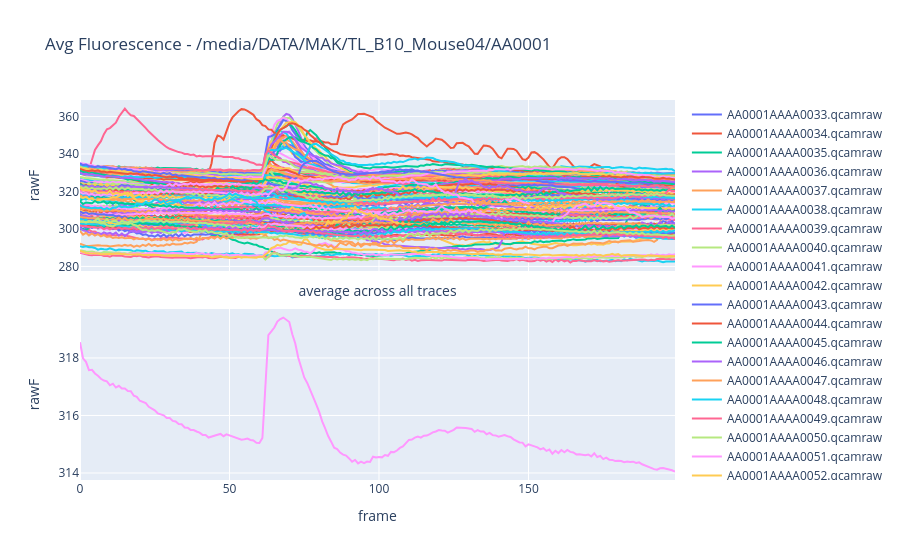

The cell this chart's notebook holds for it:
### Markdown cell above
## 4. Overview plots (without ROI)

### Code cell
# rough first view of average across all traces
e0.plot_average_fluorescence()

### Figure 1 — Plotly figure (JSON) as saved in the notebook; plotly's stock layout.template omitted (floating-point values rounded to 4 significant figures; data arrays with more than 128 entries replaced by an {"elided": "..."} marker saying what was removed)
{"data": [{"name": "AA0001AAAA0033.qcamraw", "type": "scatter", "xaxis": "x", "y": {"elided": "200 float values"}, "yaxis": "y"}, {"name": "AA0001AAAA0034.qcamraw", "type": "scatter", "xaxis": "x", "y": {"elided": "200 float values"}, "yaxis": "y"}, {"name": "AA0001AAAA0035.qcamraw", "type": "scatter", "xaxis": "x", "y": {"elided": "200 float values"}, "yaxis": "y"}, {"name": "AA0001AAAA0036.qcamraw", "type": "scatter", "xaxis": "x", "y": {"elided": "200 float values"}, "yaxis": "y"}, {"name": "AA0001AAAA0037.qcamraw", "type": "scatter", "xaxis": "x", "y": {"elided": "200 float values"}, "yaxis": "y"}, {"name": "AA0001AAAA0038.qcamraw", "type": "scatter", "xaxis": "x", "y": {"elided": "200 float values"}, "yaxis": "y"}, {"name": "AA0001AAAA0039.qcamraw", "type": "scatter", "xaxis": "x", "y": {"elided": "200 float values"}, "yaxis": "y"}, {"name": "AA0001AAAA0040.qcamraw", "type": "scatter", "xaxis": "x", "y": {"elided": "200 float values"}, "yaxis": "y"}, {"name": "AA0001AAAA0041.qcamraw", "type": "scatter", "xaxis": "x", "y": {"elided": "200 float values"}, "yaxis": "y"}, {"name": "AA0001AAAA0042.qcamraw", "type": "scatter", "xaxis": "x", "y": {"elided": "200 float values"}, "yaxis": "y"}, {"name": "AA0001AAAA0043.qcamraw", "type": "scatter", "xaxis": "x", "y": {"elided": "200 float values"}, "yaxis": "y"}, {"name": "AA0001AAAA0044.qcamraw", "type": "scatter", "xaxis": "x", "y": {"elided": "200 float values"}, "yaxis": "y"}, {"name": "AA0001AAAA0045.qcamraw", "type": "scatter", "xaxis": "x", "y": {"elided": "200 float values"}, "yaxis": "y"}, {"name": "AA0001AAAA0046.qcamraw", "type": "scatter", "xaxis": "x", "y": {"elided": "200 float values"}, "yaxis": "y"}, {"name": "AA0001AAAA0047.qcamraw", "type": "scatter", "xaxis": "x", "y": {"elided": "200 float values"}, "yaxis": "y"}, {"name": "AA0001AAAA0048.qcamraw", "type": "scatter", "xaxis": "x", "y": {"elided": "200 float values"}, "yaxis": "y"}, {"name": "AA0001AAAA0049.qcamraw", "type": "scatter", "xaxis": "x", "y": {"elided": "200 float values"}, "yaxis": "y"}, {"name": "AA0001AAAA0050.qcamraw", "type": "scatter", "xaxis": "x", "y": {"elided": "200 float values"}, "yaxis": "y"}, {"name": "AA0001AAAA0051.qcamraw", "type": "scatter", "xaxis": "x", "y": {"elided": "200 float values"}, "yaxis": "y"}, {"name": "AA0001AAAA0052.qcamraw", "type": "scatter", "xaxis": "x", "y": {"elided": "200 float values"}, "yaxis": "y"}, {"name": "AA0001AAAA0053.qcamraw", "type": "scatter", "xaxis": "x", "y": {"elided": "200 float values"}, "yaxis": "y"}, {"name": "AA0001AAAA0054.qcamraw", "type": "scatter", "xaxis": "x", "y": {"elided": "200 float values"}, "yaxis": "y"}, {"name": "AA0001AAAA0055.qcamraw", "type": "scatter", "xaxis": "x", "y": {"elided": "200 float values"}, "yaxis": "y"}, {"name": "AA0001AAAA0056.qcamraw", "type": "scatter", "xaxis": "x", "y": {"elided": "200 float values"}, "yaxis": "y"}, {"name": "AA0001AAAA0057.qcamraw", "type": "scatter", "xaxis": "x", "y": {"elided": "200 float values"}, "yaxis": "y"}, {"name": "AA0001AAAA0058.qcamraw", "type": "scatter", "xaxis": "x", "y": {"elided": "200 float values"}, "yaxis": "y"}, {"name": "AA0001AAAA0059.qcamraw", "type": "scatter", "xaxis": "x", "y": {"elided": "200 float values"}, "yaxis": "y"}, {"name": "AA0001AAAA0060.qcamraw", "type": "scatter", "xaxis": "x", "y": {"elided": "200 float values"}, "yaxis": "y"}, {"name": "AA0001AAAA0061.qcamraw", "type": "scatter", "xaxis": "x", "y": {"elided": "200 float values"}, "yaxis": "y"}, {"name": "AA0001AAAA0062.qcamraw", "type": "scatter", "xaxis": "x", "y": {"elided": "200 float values"}, "yaxis": "y"}, {"name": "AA0001AAAA0063.qcamraw", "type": "scatter", "xaxis": "x", "y": {"elided": "200 float values"}, "yaxis": "y"}, {"name": "AA0001AAAA0064.qcamraw", "type": "scatter", "xaxis": "x", "y": {"elided": "200 float values"}, "yaxis": "y"}, {"name": "AA0001AAAA0065.qcamraw", "type": "scatter", "xaxis": "x", "y": {"elided": "200 float values"}, "yaxis": "y"}, {"name": "AA0001AAAA0066.qcamraw", "type": "scatter", "xaxis": "x", "y": {"elided": "200 float values"}, "yaxis": "y"}, {"name": "AA0001AAAA0067.qcamraw", "type": "scatter", "xaxis": "x", "y": {"elided": "200 float values"}, "yaxis": "y"}, {"name": "AA0001AAAA0068.qcamraw", "type": "scatter", "xaxis": "x", "y": {"elided": "200 float values"}, "yaxis": "y"}, {"name": "AA0001AAAA0069.qcamraw", "type": "scatter", "xaxis": "x", "y": {"elided": "200 float values"}, "yaxis": "y"}, {"name": "AA0001AAAA0070.qcamraw", "type": "scatter", "xaxis": "x", "y": {"elided": "200 float values"}, "yaxis": "y"}, {"name": "AA0001AAAA0071.qcamraw", "type": "scatter", "xaxis": "x", "y": {"elided": "200 float values"}, "yaxis": "y"}, {"name": "AA0001AAAA0072.qcamraw", "type": "scatter", "xaxis": "x", "y": {"elided": "200 float values"}, "yaxis": "y"}, {"name": "AA0001AAAA0073.qcamraw", "type": "scatter", "xaxis": "x", "y": {"elided": "200 float values"}, "yaxis": "y"}, {"name": "AA0001AAAA0074.qcamraw", "type": "scatter", "xaxis": "x", "y": {"elided": "200 float values"}, "yaxis": "y"}, {"name": "AA0001AAAA0075.qcamraw", "type": "scatter", "xaxis": "x", "y": {"elided": "200 float values"}, "yaxis": "y"}, {"name": "AA0001AAAA0076.qcamraw", "type": "scatter", "xaxis": "x", "y": {"elided": "200 float values"}, "yaxis": "y"}, {"name": "AA0001AAAA0077.qcamraw", "type": "scatter", "xaxis": "x", "y": {"elided": "200 float values"}, "yaxis": "y"}, {"name": "AA0001AAAA0078.qcamraw", "type": "scatter", "xaxis": "x", "y": {"elided": "200 float values"}, "yaxis": "y"}, {"name": "AA0001AAAA0079.qcamraw", "type": "scatter", "xaxis": "x", "y": {"elided": "200 float values"}, "yaxis": "y"}, {"name": "AA0001AAAA0080.qcamraw", "type": "scatter", "xaxis": "x", "y": {"elided": "200 float values"}, "yaxis": "y"}, {"name": "AA0001AAAA0081.qcamraw", "type": "scatter", "xaxis": "x", "y": {"elided": "200 float values"}, "yaxis": "y"}, {"name": "AA0001AAAA0082.qcamraw", "type": "scatter", "xaxis": "x", "y": {"elided": "200 float values"}, "yaxis": "y"}, {"name": "AA0001AAAA0083.qcamraw", "type": "scatter", "xaxis": "x", "y": {"elided": "200 float values"}, "yaxis": "y"}, {"name": "AA0001AAAA0084.qcamraw", "type": "scatter", "xaxis": "x", "y": {"elided": "200 float values"}, "yaxis": "y"}, {"name": "AA0001AAAA0085.qcamraw", "type": "scatter", "xaxis": "x", "y": {"elided": "200 float values"}, "yaxis": "y"}, {"name": "AA0001AAAA0086.qcamraw", "type": "scatter", "xaxis": "x", "y": {"elided": "200 float values"}, "yaxis": "y"}, {"name": "AA0001AAAA0087.qcamraw", "type": "scatter", "xaxis": "x", "y": {"elided": "200 float values"}, "yaxis": "y"}, {"name": "AA0001AAAA0088.qcamraw", "type": "scatter", "xaxis": "x", "y": {"elided": "200 float values"}, "yaxis": "y"}, {"name": "AA0001AAAA0089.qcamraw", "type": "scatter", "xaxis": "x", "y": {"elided": "200 float values"}, "yaxis": "y"}, {"name": "AA0001AAAA0090.qcamraw", "type": "scatter", "xaxis": "x", "y": {"elided": "200 float values"}, "yaxis": "y"}, {"name": "AA0001AAAA0091.qcamraw", "type": "scatter", "xaxis": "x", "y": {"elided": "200 float values"}, "yaxis": "y"}, {"name": "AA0001AAAA0092.qcamraw", "type": "scatter", "xaxis": "x", "y": {"elided": "200 float values"}, "yaxis": "y"}, {"name": "AA0001AAAA0093.qcamraw", "type": "scatter", "xaxis": "x", "y": {"elided": "200 float values"}, "yaxis": "y"}, {"name": "AA0001AAAA0094.qcamraw", "type": "scatter", "xaxis": "x", "y": {"elided": "200 float values"}, "yaxis": "y"}, {"name": "AA0001AAAA0095.qcamraw", "type": "scatter", "xaxis": "x", "y": {"elided": "200 float values"}, "yaxis": "y"}, {"name": "AA0001AAAA0096.qcamraw", "type": "scatter", "xaxis": "x", "y": {"elided": "200 float values"}, "yaxis": "y"}, {"name": "AA0001AAAA0097.qcamraw", "type": "scatter", "xaxis": "x", "y": {"elided": "200 float values"}, "yaxis": "y"}, {"name": "AA0001AAAA0098.qcamraw", "type": "scatter", "xaxis": "x", "y": {"elided": "200 float values"}, "yaxis": "y"}, {"name": "AA0001AAAA0099.qcamraw", "type": "scatter", "xaxis": "x", "y": {"elided": "200 float values"}, "yaxis": "y"}, {"name": "AA0001AAAA0100.qcamraw", "type": "scatter", "xaxis": "x", "y": {"elided": "200 float values"}, "yaxis": "y"}, {"name": "AA0001AAAA0101.qcamraw", "type": "scatter", "xaxis": "x", "y": {"elided": "200 float values"}, "yaxis": "y"}, {"name": "AA0001AAAA0102.qcamraw", "type": "scatter", "xaxis": "x", "y": {"elided": "200 float values"}, "yaxis": "y"}, {"name": "AA0001AZXA0122.qcamraw", "type": "scatter", "xaxis": "x", "y": {"elided": "200 float values"}, "yaxis": "y"}, {"name": "AA0001AZXA0123.qcamraw", "type": "scatter", "xaxis": "x", "y": {"elided": "200 float values"}, "yaxis": "y"}, {"name": "AA0001AZXA0124.qcamraw", "type": "scatter", "xaxis": "x", "y": {"elided": "200 float values"}, "yaxis": "y"}, {"name": "AA0001AZXA0125.qcamraw", "type": "scatter", "xaxis": "x", "y": {"elided": "200 float values"}, "yaxis": "y"}, {"name": "AA0001AZXA0126.qcamraw", "type": "scatter", "xaxis": "x", "y": {"elided": "200 float values"}, "yaxis": "y"}, {"name": "AA0001AZXA0127.qcamraw", "type": "scatter", "xaxis": "x", "y": {"elided": "200 float values"}, "yaxis": "y"}, {"name": "AA0001AZXA0128.qcamraw", "type": "scatter", "xaxis": "x", "y": {"elided": "200 float values"}, "yaxis": "y"}, {"name": "AA0001AZXA0129.qcamraw", "type": "scatter", "xaxis": "x", "y": {"elided": "200 float values"}, "yaxis": "y"}, {"name": "AA0001AZXA0130.qcamraw", "type": "scatter", "xaxis": "x", "y": {"elided": "200 float values"}, "yaxis": "y"}, {"name": "AA0001AZXA0131.qcamraw", "type": "scatter", "xaxis": "x", "y": {"elided": "200 float values"}, "yaxis": "y"}, {"name": "AA0001AZXA0132.qcamraw", "type": "scatter", "xaxis": "x", "y": {"elided": "200 float values"}, "yaxis": "y"}, {"name": "AA0001AZXA0133.qcamraw", "type": "scatter", "xaxis": "x", "y": {"elided": "200 float values"}, "yaxis": "y"}, {"name": "AA0001AZXA0134.qcamraw", "type": "scatter", "xaxis": "x", "y": {"elided": "200 float values"}, "yaxis": "y"}, {"name": "AA0001AZXA0135.qcamraw", "type": "scatter", "xaxis": "x", "y": {"elided": "200 float values"}, "yaxis": "y"}, {"name": "AA0001AZXA0136.qcamraw", "type": "scatter", "xaxis": "x", "y": {"elided": "200 float values"}, "yaxis": "y"}, {"name": "AA0001AZXA0137.qcamraw", "type": "scatter", "xaxis": "x", "y": {"elided": "200 float values"}, "yaxis": "y"}, {"name": "AA0001AZXA0138.qcamraw", "type": "scatter", "xaxis": "x", "y": {"elided": "200 float values"}, "yaxis": "y"}, {"name": "AA0001AZXA0139.qcamraw", "type": "scatter", "xaxis": "x", "y": {"elided": "200 float values"}, "yaxis": "y"}, {"name": "AA0001AZXA0140.qcamraw", "type": "scatter", "xaxis": "x", "y": {"elided": "200 float values"}, "yaxis": "y"}, {"name": "AA0001AZXA0141.qcamraw", "type": "scatter", "xaxis": "x", "y": {"elided": "200 float values"}, "yaxis": "y"}, {"name": "AA0001AZXA0142.qcamraw", "type": "scatter", "xaxis": "x", "y": {"elided": "200 float values"}, "yaxis": "y"}, {"name": "AA0001AZXA0143.qcamraw", "type": "scatter", "xaxis": "x", "y": {"elided": "200 float values"}, "yaxis": "y"}, {"name": "AA0001AZXA0144.qcamraw", "type": "scatter", "xaxis": "x", "y": {"elided": "200 float values"}, "yaxis": "y"}, {"name": "AA0001AZXA0145.qcamraw", "type": "scatter", "xaxis": "x", "y": {"elided": "200 float values"}, "yaxis": "y"}, {"name": "AA0001AZXA0146.qcamraw", "type": "scatter", "xaxis": "x", "y": {"elided": "200 float values"}, "yaxis": "y"}, {"name": "AA0001AZXA0147.qcamraw", "type": "scatter", "xaxis": "x", "y": {"elided": "200 float values"}, "yaxis": "y"}, {"name": "AA0001AZXA0148.qcamraw", "type": "scatter", "xaxis": "x", "y": {"elided": "200 float values"}, "yaxis": "y"}, {"name": "AA0001AZXA0149.qcamraw", "type": "scatter", "xaxis": "x", "y": {"elided": "200 float values"}, "yaxis": "y"}, {"name": "AA0001AZXA0150.qcamraw", "type": "scatter", "xaxis": "x", "y": {"elided": "200 float values"}, "yaxis": "y"}, {"name": "AA0001AZXA0151.qcamraw", "type": "scatter", "xaxis": "x", "y": {"elided": "200 float values"}, "yaxis": "y"}, {"name": "AA0001AZXA0152.qcamraw", "type": "scatter", "xaxis": "x", "y": {"elided": "200 float values"}, "yaxis": "y"}, {"name": "AA0001AZXA0153.qcamraw", "type": "scatter", "xaxis": "x", "y": {"elided": "200 float values"}, "yaxis": "y"}, {"name": "AA0001AZXA0154.qcamraw", "type": "scatter", "xaxis": "x", "y": {"elided": "200 float values"}, "yaxis": "y"}, {"name": "AA0001AZXA0155.qcamraw", "type": "scatter", "xaxis": "x", "y": {"elided": "200 float values"}, "yaxis": "y"}, {"name": "AA0001AZXA0156.qcamraw", "type": "scatter", "xaxis": "x", "y": {"elided": "200 float values"}, "yaxis": "y"}, {"name": "AA0001AZXA0157.qcamraw", "type": "scatter", "xaxis": "x", "y": {"elided": "200 float values"}, "yaxis": "y"}, {"name": "AA0001AZXA0158.qcamraw", "type": "scatter", "xaxis": "x", "y": {"elided": "200 float values"}, "yaxis": "y"}, {"name": "AA0001AZXA0159.qcamraw", "type": "scatter", "xaxis": "x", "y": {"elided": "200 float values"}, "yaxis": "y"}, {"name": "AA0001AZXA0160.qcamraw", "type": "scatter", "xaxis": "x", "y": {"elided": "200 float values"}, "yaxis": "y"}, {"name": "AA0001AZXA0161.qcamraw", "type": "scatter", "xaxis": "x", "y": {"elided": "200 float values"}, "yaxis": "y"}, {"name": "AA0001AZXA0162.qcamraw", "type": "scatter", "xaxis": "x", "y": {"elided": "200 float values"}, "yaxis": "y"}, {"name": "AA0001AZXA0163.qcamraw", "type": "scatter", "xaxis": "x", "y": {"elided": "200 float values"}, "yaxis": "y"}, {"name": "AA0001AZXA0164.qcamraw", "type": "scatter", "xaxis": "x", "y": {"elided": "200 float values"}, "yaxis": "y"}, {"name": "AA0001AZXA0165.qcamraw", "type": "scatter", "xaxis": "x", "y": {"elided": "200 float values"}, "yaxis": "y"}, {"name": "AA0001AZXA0166.qcamraw", "type": "scatter", "xaxis": "x", "y": {"elided": "200 float values"}, "yaxis": "y"}, {"name": "AA0001AZXA0167.qcamraw", "type": "scatter", "xaxis": "x", "y": {"elided": "200 float values"}, "yaxis": "y"}, {"name": "AA0001AZXA0168.qcamraw", "type": "scatter", "xaxis": "x", "y": {"elided": "200 float values"}, "yaxis": "y"}, {"name": "AA0001AZXA0169.qcamraw", "type": "scatter", "xaxis": "x", "y": {"elided": "200 float values"}, "yaxis": "y"}, {"name": "AA0001AZXA0170.qcamraw", "type": "scatter", "xaxis": "x", "y": {"elided": "200 float values"}, "yaxis": "y"}, {"name": "AA0001AZXA0171.qcamraw", "type": "scatter", "xaxis": "x", "y": {"elided": "200 float values"}, "yaxis": "y"}, {"name": "AA0001AZXA0172.qcamraw", "type": "scatter", "xaxis": "x", "y": {"elided": "200 float values"}, "yaxis": "y"}, {"name": "AA0001AZXA0173.qcamraw", "type": "scatter", "xaxis": "x", "y": {"elided": "200 float values"}, "yaxis": "y"}, {"name": "AA0001AZXA0174.qcamraw", "type": "scatter", "xaxis": "x", "y": {"elided": "200 float values"}, "yaxis": "y"}, {"name": "AA0001AZXA0175.qcamraw", "type": "scatter", "xaxis": "x", "y": {"elided": "200 float values"}, "yaxis": "y"}, {"name": "AA0001AZXA0176.qcamraw", "type": "scatter", "xaxis": "x", "y": {"elided": "200 float values"}, "yaxis": "y"}, {"name": "AA0001AZXA0177.qcamraw", "type": "scatter", "xaxis": "x", "y": {"elided": "200 float values"}, "yaxis": "y"}, {"name": "AA0001AZXA0178.qcamraw", "type": "scatter", "xaxis": "x", "y": {"elided": "200 float values"}, "yaxis": "y"}, {"name": "AA0001AZXA0179.qcamraw", "type": "scatter", "xaxis": "x", "y": {"elided": "200 float values"}, "yaxis": "y"}, {"name": "experiment average", "type": "scatter", "xaxis": "x2", "y": {"elided": "200 float values"}, "yaxis": "y2"}], "layout": {"title": {"text": "Avg Fluorescence - /media/DATA/MAK/TL_B10_Mouse04/AA0001"}, "xaxis": {"anchor": "y", "domain": [0, 1], "matches": "x2", "showticklabels": false, "title": {"text": "average across all traces"}}, "xaxis2": {"anchor": "y2", "domain": [0, 1], "title": {"text": "frame"}}, "yaxis": {"anchor": "x", "domain": [0.55, 1], "title": {"text": "rawF"}}, "yaxis2": {"anchor": "x2", "domain": [0, 0.45], "title": {"text": "rawF"}}}}
